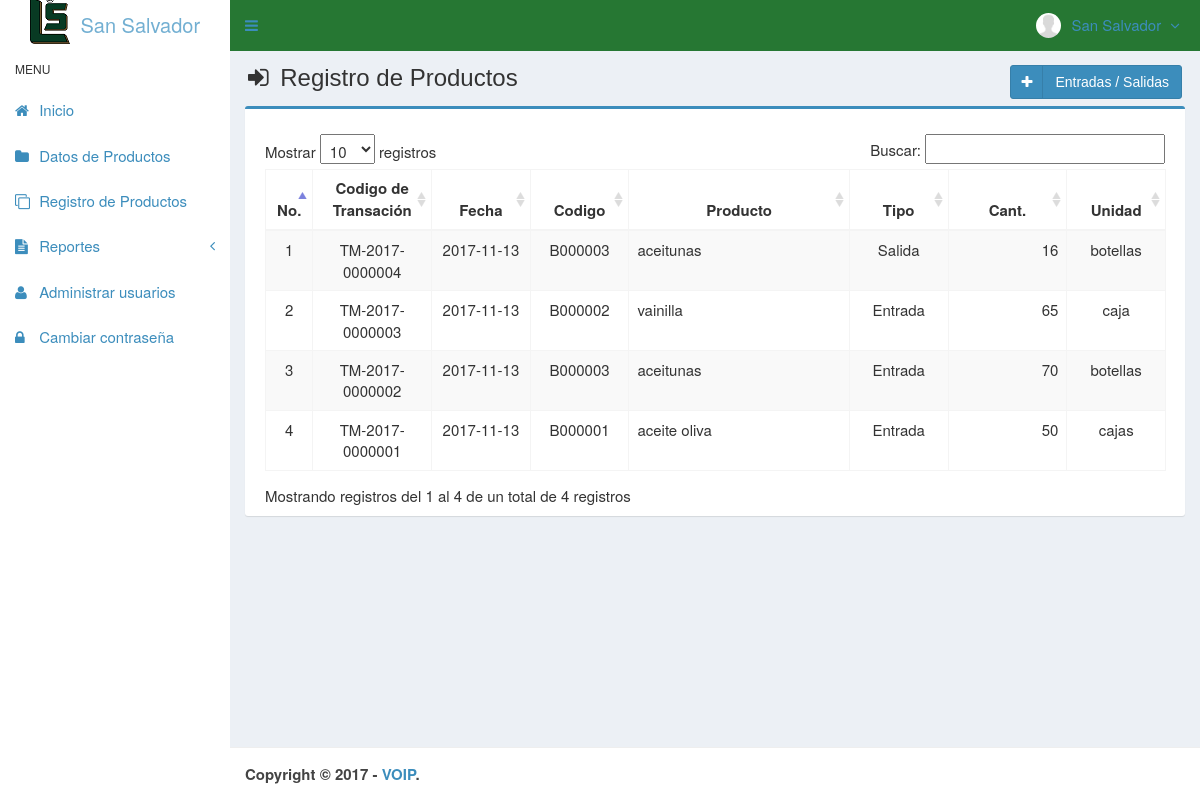
The page /main.php?module=medicines_transaction (signed in) on the database its author committed.
### tables this page shows
CREATE TABLE `usuarios` (
  `id_user` int(3) NOT NULL,
  `username` varchar(50) NOT NULL,
  `name_user` varchar(50) NOT NULL,
  `password` varchar(50) NOT NULL,
  `email` varchar(50) DEFAULT NULL,
  `telefono` varchar(13) DEFAULT NULL,
  `foto` varchar(100) DEFAULT NULL,
  `permisos_acceso` enum('Super Admin','Gerente','Almacen') NOT NULL,
  `status` enum('activo','bloqueado') NOT NULL DEFAULT 'activo',
  `created_at` timestamp NOT NULL DEFAULT CURRENT_TIMESTAMP,
  `updated_at` timestamp NOT NULL DEFAULT CURRENT_TIMESTAMP ON UPDATE CURRENT_TIMESTAMP
);

CREATE TABLE `transaccion_medicamentos` (
  `codigo_transaccion` varchar(15) NOT NULL,
  `fecha` date NOT NULL,
  `codigo` varchar(7) NOT NULL,
  `numero` int(11) NOT NULL,
  `created_user` int(3) NOT NULL,
  `created_date` timestamp NOT NULL DEFAULT CURRENT_TIMESTAMP ON UPDATE CURRENT_TIMESTAMP,
  `tipo_transaccion` varchar(50) NOT NULL
);

CREATE TABLE `medicamentos` (
  `codigo` varchar(7) NOT NULL,
  `nombre` varchar(50) NOT NULL,
  `precio_compra` int(11) NOT NULL,
  `precio_venta` int(11) NOT NULL,
  `unidad` varchar(20) NOT NULL,
  `stock` int(11) NOT NULL,
  `created_user` int(3) NOT NULL,
  `created_date` timestamp NOT NULL DEFAULT CURRENT_TIMESTAMP,
  `updated_user` int(3) NOT NULL,
  `updated_date` timestamp NOT NULL DEFAULT CURRENT_TIMESTAMP ON UPDATE CURRENT_TIMESTAMP
);

### modules/medicines_transaction/view.php (the view, shortened to what this page needs)
<section class="content-header">
  <h1>
    <i class="fa fa-sign-in icon-title"></i> Registro de Productos
    <a class="btn btn-primary btn-social pull-right" href="?module=form_medicines_transaction&form=add" title="Agregar" data-toggle="tooltip">
      <i class="fa fa-plus"></i> Entradas / Salidas
    </a>
  </h1>
</section>
<section class="content">
  <div class="row">
    <div class="col-md-12">
      <div class="box box-primary">
        <div class="box-body">
          <table id="dataTables1" class="table table-bordered table-striped table-hover">
            <thead>
              <tr>
                <th class="center">No.</th>
                <th class="center">Codigo de Transación</th>
                <th class="center">Fecha</th>
                <th class="center">Codigo</th>
                <th class="center">Producto</th>
				<th class="center">Tipo</th>
                <th class="center">Cant.</th>
                <th class="center">Unidad</th>
              </tr>
            </thead>
            <tbody>
            <?php
            $no = 1;
            $query = mysqli_query($mysqli, "SELECT a.tipo_transaccion, a.codigo_transaccion,a.fecha,a.codigo,a.numero,b.codigo,b.nombre,b.unidad
                                            FROM transaccion_medicamentos as a INNER JOIN medicamentos as b ON a.codigo=b.codigo ORDER BY codigo_transaccion DESC")
                                            or die('error '.mysqli_error($mysqli));
            while ($data = mysqli_fetch_assoc($query)) {
              $fecha         = $data['fecha'];
              echo "<tr>
                      <td width='30' class='center'>$no</td>
                      <td width='100' class='center'>$data[codigo_transaccion]</td>
                      <td width='80' class='center'>$fecha</td>
                      <td width='80' class='center'>$data[codigo]</td>
                      <td width='200'>$data[nombre]</td>
					  <td width='80' class='center'>$data[tipo_transaccion]</td>
                      <td width='100' align='right'>$data[numero]</td>
                      <td width='80' class='center'>$data[unidad]</td>
                    </tr>";
              $no++;
            }
            ?>
            </tbody>
          </table>
        </div>
      </div>
    </div>
  </div>
</section><!-- /.content

### top-menu.php (shortened to what this page needs)
<?php
require_once "config/database.php";
$query = mysqli_query($mysqli, "SELECT id_user, name_user, foto, permisos_acceso FROM usuarios WHERE id_user='$_SESSION[id_user]'")
                                or die('error: '.mysqli_error($mysqli));
$data = mysqli_fetch_assoc($query);
?>
<li class="dropdown user user-menu">
  <a href="#" class="dropdown-toggle" data-toggle="dropdown">
  <?php
  if ($data['foto']=="") { ?>
    <img src="images/user/user-default.png" class="user-image" alt="User Image"/>
  <?php
  }
  else { ?>
    <img src="images/user/<?php echo $data['foto']; ?>" class="user-image" alt="User Image"/>
  <?php
  }
  ?>
    <span class="hidden-xs"><?php echo $data['name_user']; ?> <i style="margin-left:5px" class="fa fa-angle-down"></i></span>
  </a>
</li>

### assets/css/style.css (style rules this page uses)
.btn-social *:first-child { border-right: 1px solid rgba(0, 0, 0, 0.1); bottom: 0; font-size: 1em !important; left: 0; line-height: 32px !important; position: absolute; text-align: center; top: 0; width: 32px !important; }
.content-header { padding: 15px 18px 0; position: relative; }
.center { text-align:center; }
.icon-title { margin-right: 5px; }
body { background-color: #fff; color: #333; font-size: 15px; line-height: 1.42857; }

### rows shown on the page
usuarios: foto (placeholder picture), name_user "San Salvador"
transaccion_medicamentos: codigo_transaccion "TM-2017-0000004", fecha "2017-11-13", codigo.codigo "B000003", codigo.nombre "aceitunas", tipo_transaccion "Salida", numero "16", codigo.unidad "botellas"
transaccion_medicamentos: codigo_transaccion "TM-2017-0000003", fecha "2017-11-13", codigo.codigo "B000002", codigo.nombre "vainilla", tipo_transaccion "Entrada", numero "65", codigo.unidad "caja"
transaccion_medicamentos: codigo_transaccion "TM-2017-0000002", fecha "2017-11-13", codigo.codigo "B000003", codigo.nombre "aceitunas", tipo_transaccion "Entrada", numero "70", codigo.unidad "botellas"
transaccion_medicamentos: codigo_transaccion "TM-2017-0000001", fecha "2017-11-13", codigo.codigo "B000001", codigo.nombre "aceite oliva", tipo_transaccion "Entrada", numero "50", codigo.unidad "cajas"
